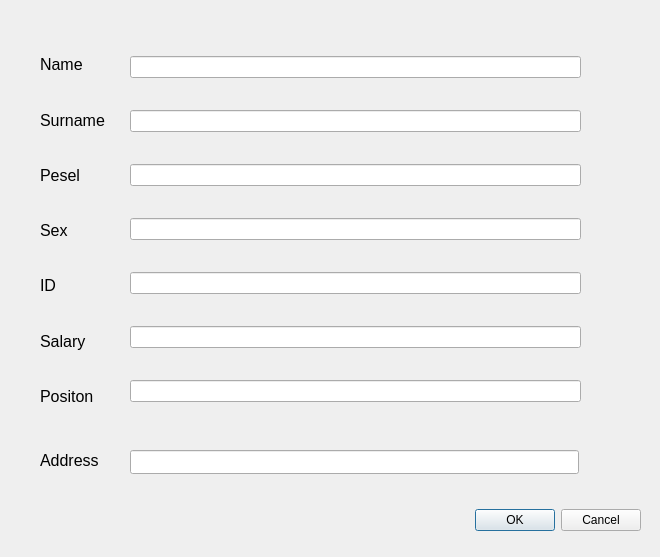
<?xml version="1.0" encoding="UTF-8"?>
<ui version="4.0">
 <class>showinfo</class>
 <widget class="QDialog" name="showinfo">
  <property name="geometry">
   <rect>
    <x>0</x>
    <y>0</y>
    <width>660</width>
    <height>557</height>
   </rect>
  </property>
  <property name="windowTitle">
   <string>Dialog</string>
  </property>
  <widget class="QDialogButtonBox" name="buttonBox_2">
   <property name="geometry">
    <rect>
     <x>290</x>
     <y>490</y>
     <width>351</width>
     <height>61</height>
    </rect>
   </property>
   <property name="orientation">
    <enum>Qt::Horizontal</enum>
   </property>
   <property name="standardButtons">
    <set>QDialogButtonBox::Cancel|QDialogButtonBox::Ok</set>
   </property>
  </widget>
  <widget class="QWidget" name="layoutWidget">
   <property name="geometry">
    <rect>
     <x>40</x>
     <y>40</y>
     <width>65</width>
     <height>381</height>
    </rect>
   </property>
   <layout class="QVBoxLayout" name="verticalLayout">
    <item>
     <widget class="QLabel" name="label">
      <property name="font">
       <font>
        <pointsize>12</pointsize>
       </font>
      </property>
      <property name="text">
       <string>Name</string>
      </property>
     </widget>
    </item>
    <item>
     <widget class="QLabel" name="label_2">
      <property name="font">
       <font>
        <pointsize>12</pointsize>
       </font>
      </property>
      <property name="text">
       <string>Surname</string>
      </property>
     </widget>
    </item>
    <item>
     <widget class="QLabel" name="label_3">
      <property name="font">
       <font>
        <pointsize>12</pointsize>
       </font>
      </property>
      <property name="text">
       <string>Pesel</string>
      </property>
     </widget>
    </item>
    <item>
     <widget class="QLabel" name="label_4">
      <property name="font">
       <font>
        <pointsize>12</pointsize>
       </font>
      </property>
      <property name="text">
       <string>Sex</string>
      </property>
     </widget>
    </item>
    <item>
     <widget class="QLabel" name="label_5">
      <property name="font">
       <font>
        <pointsize>12</pointsize>
       </font>
      </property>
      <property name="text">
       <string>ID</string>
      </property>
     </widget>
    </item>
    <item>
     <widget class="QLabel" name="label_6">
      <property name="font">
       <font>
        <pointsize>12</pointsize>
       </font>
      </property>
      <property name="text">
       <string>Salary</string>
      </property>
     </widget>
    </item>
    <item>
     <widget class="QLabel" name="label_7">
      <property name="font">
       <font>
        <pointsize>12</pointsize>
       </font>
      </property>
      <property name="text">
       <string>Positon</string>
      </property>
     </widget>
    </item>
   </layout>
  </widget>
  <widget class="QWidget" name="layoutWidget_2">
   <property name="geometry">
    <rect>
     <x>130</x>
     <y>30</y>
     <width>451</width>
     <height>401</height>
    </rect>
   </property>
   <layout class="QVBoxLayout" name="verticalLayout_2">
    <item>
     <widget class="QLineEdit" name="lineEdit_8">
      <property name="enabled">
       <bool>true</bool>
      </property>
     </widget>
    </item>
    <item>
     <widget class="QLineEdit" name="lineEdit_9"/>
    </item>
    <item>
     <widget class="QLineEdit" name="lineEdit_10"/>
    </item>
    <item>
     <widget class="QLineEdit" name="lineEdit_11"/>
    </item>
    <item>
     <widget class="QLineEdit" name="lineEdit_12"/>
    </item>
    <item>
     <widget class="QLineEdit" name="lineEdit_13"/>
    </item>
    <item>
     <widget class="QLineEdit" name="lineEdit_14"/>
    </item>
   </layout>
  </widget>
  <widget class="QLabel" name="label_8">
   <property name="geometry">
    <rect>
     <x>40</x>
     <y>440</y>
     <width>61</width>
     <height>41</height>
    </rect>
   </property>
   <property name="font">
    <font>
     <pointsize>12</pointsize>
    </font>
   </property>
   <property name="text">
    <string>Address</string>
   </property>
  </widget>
  <widget class="QLineEdit" name="lineEdit_15">
   <property name="geometry">
    <rect>
     <x>130</x>
     <y>450</y>
     <width>449</width>
     <height>24</height>
    </rect>
   </property>
  </widget>
  <widget class="QWidget" name="horizontalLayoutWidget">
   <property name="geometry">
    <rect>
     <x>20</x>
     <y>490</y>
     <width>121</width>
     <height>61</height>
    </rect>
   </property>
   <layout class="QHBoxLayout" name="horizontalLayout"/>
  </widget>
  <widget class="QWidget" name="horizontalLayoutWidget_2">
   <property name="geometry">
    <rect>
     <x>150</x>
     <y>490</y>
     <width>141</width>
     <height>61</height>
    </rect>
   </property>
   <layout class="QHBoxLayout" name="horizontalLayout_2"/>
  </widget>
  <widget class="QWidget" name="horizontalLayoutWidget_3">
   <property name="geometry">
    <rect>
     <x>300</x>
     <y>490</y>
     <width>121</width>
     <height>61</height>
    </rect>
   </property>
   <layout class="QHBoxLayout" name="horizontalLayout_3"/>
  </widget>
 </widget>
 <resources/>
 <connections/>
</ui>
